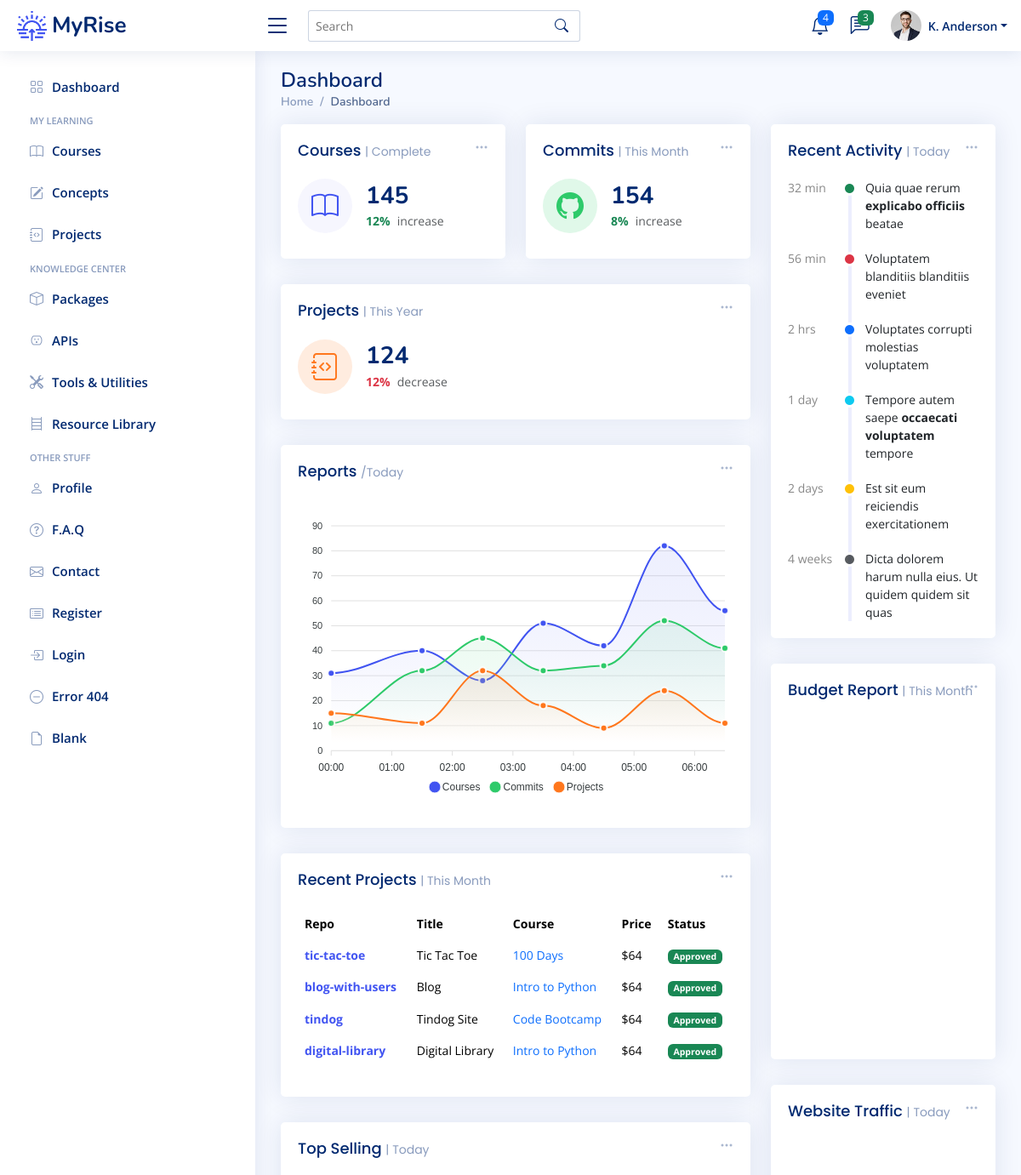
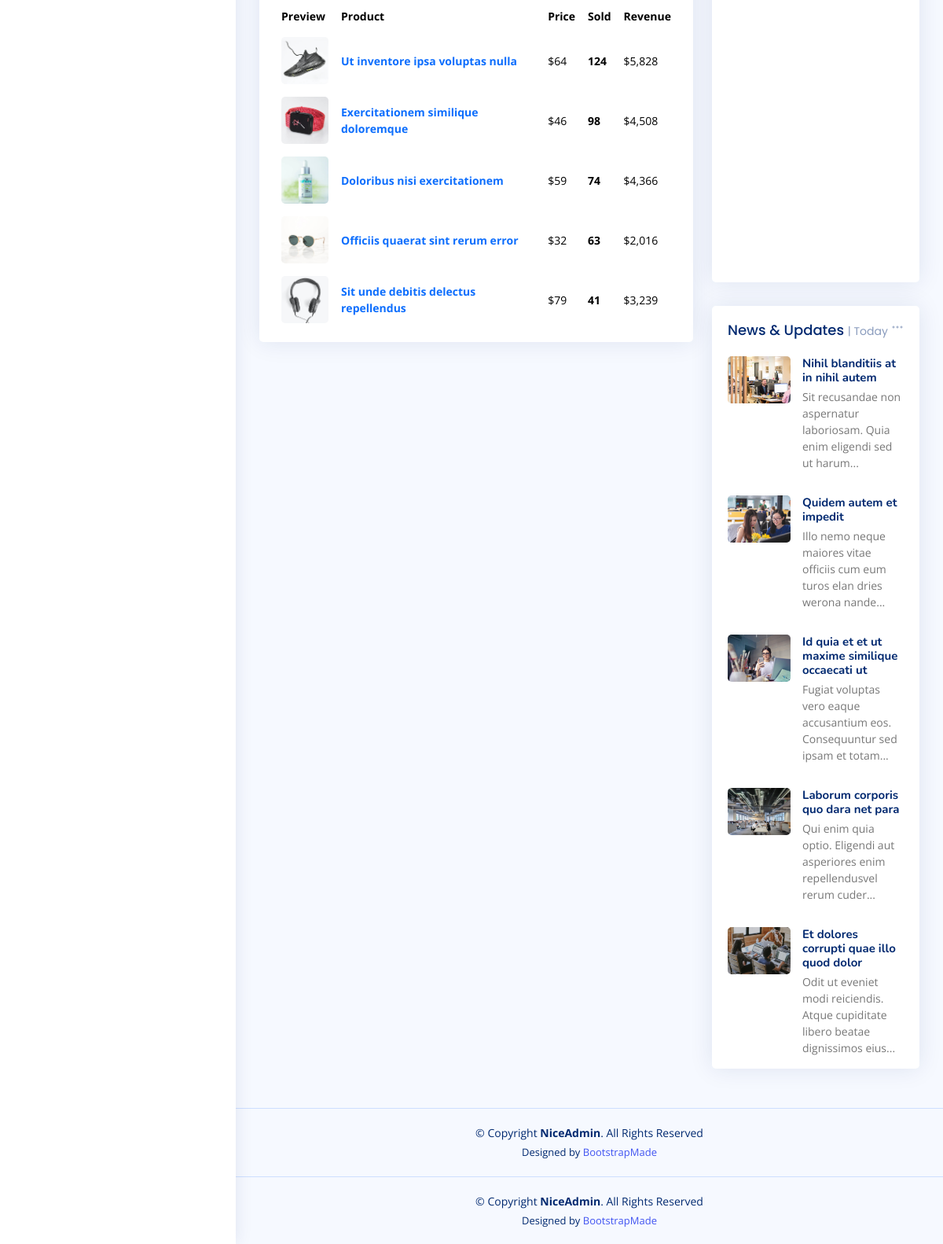
/index, run on the app's committed database (2 pictures, top to bottom).
### app/models.py (models this page shows)
class Project(db.Model):
    __tablename__ = "projects"
    id: Mapped[int] = mapped_column(Integer, primary_key=True)
    project_title: Mapped[str] = mapped_column(String(100), nullable=False)
    project_repo: Mapped[str] = mapped_column(String(100), nullable=False)
    concepts: Mapped[List["Concept"]] = relationship('Concept', secondary=project_concept, backref='projects')
    section: Mapped[str] = mapped_column(String(100))
    lecture: Mapped[str] = mapped_column(String(100))
    date_added: Mapped[datetime.date] = mapped_column(Date, nullable=False)
    course_id: Mapped[int] = mapped_column(Integer, ForeignKey(Course.id), index=True)
    course: Mapped["Course"] = relationship(back_populates="projects")

class Course(db.Model):
    __tablename__ = "courses"
    id: Mapped[int] = mapped_column(Integer, primary_key=True)
    title: Mapped[str] = mapped_column(String(100), unique=True)
    platform: Mapped[str] = mapped_column(String(100))
    instructor: Mapped[str] = mapped_column(String(100))
    start: Mapped[str] = mapped_column(String(25), nullable=True)
    content_hours: Mapped[float] = mapped_column(nullable=True)
    has_cert: Mapped[bool] = mapped_column(Boolean)
    date_added: Mapped[datetime.date] = mapped_column(Date, nullable=False)
    projects: Mapped[List["Project"]] = relationship(back_populates="course")

### app/routes.py (the view)
@app.route('/')
@app.route('/index')
def home():
    get_courses = db.session.execute(db.select(Course)).scalars().all()
    courses = [course for course in get_courses]
    get_projects = db.session.execute(db.select(Project)).scalars().all()
    projects = [project for project in get_projects]
    return render_template('index.html', all_courses=courses, all_projects=projects)

### app/templates/index.html (shortened to what this page needs)
{% extends 'base.html' %}
{% block content %}
  <main id="main" class="main">
    <div class="pagetitle">
      <h1>Dashboard</h1>
      <nav>
        <ol class="breadcrumb">
          <li class="breadcrumb-item"><a href="index.html">Home</a></li>
          <li class="breadcrumb-item active">Dashboard</li>
        </ol>
      </nav>
    </div>
    <section class="section dashboard">
      <div class="row">
        <div class="col-lg-8">
          <div class="row">
            <div class="col-xxl-4 col-md-6">
              <div class="card info-card sales-card">
                <div class="filter">
                  <a class="icon" href="#" data-bs-toggle="dropdown"><i class="bi bi-three-dots"></i></a>
                </div>
                <div class="card-body">
                  <h5 class="card-title">Courses <span>| Complete</span></h5>
                  <div class="d-flex align-items-center">
                    <div class="card-icon rounded-circle d-flex align-items-center justify-content-center">
                      <i class="bi bi-book"></i>
                    </div>
                    <div class="ps-3">
                      <h6>145</h6>
                      <span class="text-success small pt-1 fw-bold">12%</span> <span class="text-muted small pt-2 ps-1">increase</span>
                    </div>
                  </div>
                </div>
              </div>
            </div>
            <div class="col-xxl-4 col-md-6">
              <div class="card info-card revenue-card">
                <div class="filter">
                  <a class="icon" href="#" data-bs-toggle="dropdown"><i class="bi bi-three-dots"></i></a>
                </div>
                <div class="card-body">
                  <h5 class="card-title">Commits <span>| This Month</span></h5>
                  <div class="d-flex align-items-center">
                    <div class="card-icon rounded-circle d-flex align-items-center justify-content-center">
                      <i class="bi bi-github"></i>
                    </div>
                    <div class="ps-3">
                      <h6>154</h6>
                      <span class="text-success small pt-1 fw-bold">8%</span> <span class="text-muted small pt-2 ps-1">increase</span>
                    </div>
                  </div>
                </div>
              </div>
            </div>
            <div class="col-xxl-4 col-xl-12">
              <div class="card info-card customers-card">
                <div class="filter">
                  <a class="icon" href="#" data-bs-toggle="dropdown"><i class="bi bi-three-dots"></i></a>
                </div>
                <div class="card-body">
                  <h5 class="card-title">Projects <span>| This Year</span></h5>
                  <div class="d-flex align-items-center">
                    <div class="card-icon rounded-circle d-flex align-items-center justify-content-center">
                      <i class="bi bi-journal-code"></i>
                    </div>
                    <div class="ps-3">
                      <h6>124</h6>
                      <span class="text-danger small pt-1 fw-bold">12%</span> <span class="text-muted small pt-2 ps-1">decrease</span>
                    </div>
                  </div>
                </div>
              </div>
            </div>
            <div class="col-12">
              <div class="card">
                <div class="filter">
                  <a class="icon" href="#" data-bs-toggle="dropdown"><i class="bi bi-three-dots"></i></a>
                </div>
                <div class="card-body">
                  <h5 class="card-title">Reports <span>/Today</span></h5>
                  <div id="reportsChart"></div>
                </div>
              </div>
            </div>
            <div class="col-12">
              <div class="card recent-sales overflow-auto">
                <div class="filter">
                  <a class="icon" href="#" data-bs-toggle="dropdown"><i class="bi bi-three-dots"></i></a>
                </div>
                <div class="card-body">
                  <h5 class="card-title">Recent Projects <span>| This Month </span></h5>
                  <table class="table table-borderless datatable">
                    <thead>
                      <tr>
                        <th scope="col">Repo</th>
                        <th scope="col">Title</th>
                        <th scope="col">Course</th>
                        <th scope="col">Price</th>
                        <th scope="col">Status</th>
                      </tr>
                    </thead>
                    <tbody>
					{% for project in all_projects %}
                      <tr>
                        <th scope="row"><a href="#">{{ project.project_repo }}</a></th>
                        <td>{{ project.project_title }}</td>
                        <td><a href="#" class="text-primary">{{ project.course.title }}</a></td>
                        <td>$64</td>
                        <td><span class="badge bg-success">Approved</span></td>
                      </tr>
					{% endfor %}
                    </tbody>
                  </table>
                </div>
              </div>
            </div>
            <div class="col-12">
              <div class="card top-selling overflow-auto">
                <div class="filter">
                  <a class="icon" href="#" data-bs-toggle="dropdown"><i class="bi bi-three-dots"></i></a>
                </div>
                <div class="card-body pb-0">
                  <h5 class="card-title">Top Selling <span>| Today</span></h5>
                  <table class="table table-borderless">
                    <thead>
                      <tr>
                        <th scope="col">Preview</th>
                        <th scope="col">Product</th>
                        <th scope="col">Price</th>
                        <th scope="col">Sold</th>
                        <th scope="col">Revenue</th>
                      </tr>
                    </thead>
                    <tbody>
                      <tr>
                        <th scope="row"><a href="#"><img src="static/img/product-1.jpg" alt=""></a></th>
                        <td><a href="#" class="text-primary fw-bold">Ut inventore ipsa voluptas nulla</a></td>
                        <td>$64</td>
                        <td class="fw-bold">124</td>
                        <td>$5,828</td>
                      </tr>
                      <tr>
                        <th scope="row"><a href="#"><img src="static/img/product-2.jpg" alt=""></a></th>
                        <td><a href="#" class="text-primary fw-bold">Exercitationem similique doloremque</a></td>
                        <td>$46</td>
                        <td class="fw-bold">98</td>
                        <td>$4,508</td>
                      </tr>
                      <tr>
                        <th scope="row"><a href="#"><img src="static/img/product-3.jpg" alt=""></a></th>
                        <td><a href="#" class="text-primary fw-bold">Doloribus nisi exercitationem</a></td>
                        <td>$59</td>
                        <td class="fw-bold">74</td>
                        <td>$4,366</td>
                      </tr>
                      <tr>
                        <th scope="row"><a href="#"><img src="static/img/product-4.jpg" alt=""></a></th>
                        <td><a href="#" class="text-primary fw-bold">Officiis quaerat sint rerum error</a></td>
                        <td>$32</td>
                        <td class="fw-bold">63</td>
                        <td>$2,016</td>
                      </tr>
                      <tr>
                        <th scope="row"><a href="#"><img src="static/img/product-5.jpg" alt=""></a></th>
                        <td><a href="#" class="text-primary fw-bold">Sit unde debitis delectus repellendus</a></td>
                        <td>$79</td>
                        <td class="fw-bold">41</td>
                        <td>$3,239</td>
                      </tr>
                    </tbody>
                  </table>
                </div>
              </div>
            </div>
          </div>
        </div>
        <div class="col-lg-4">
          <div class="card">
            <div class="filter">
              <a class="icon" href="#" data-bs-toggle="dropdown"><i class="bi bi-three-dots"></i></a>
            </div>
            <div class="card-body">
              <h5 class="card-title">Recent Activity <span>| Today</span></h5>
              <div class="activity">
                <div class="activity-item d-flex">
                  <div class="activite-label">32 min</div>
                  <i class='bi bi-circle-fill activity-badge text-success align-self-start'></i>
                  <div class="activity-content">
                    Quia quae rerum <a href="#" class="fw-bold text-dark">explicabo officiis</a> beatae
                  </div>
                </div>
                <div class="activity-item d-flex">
                  <div class="activite-label">56 min</div>
                  <i class='bi bi-circle-fill activity-badge text-danger align-self-start'></i>
                  <div class="activity-content">
                    Voluptatem blanditiis blanditiis eveniet
                  </div>
                </div>
                <div class="activity-item d-flex">
                  <div class="activite-label">2 hrs</div>
                  <i class='bi bi-circle-fill activity-badge text-primary align-self-start'></i>
                  <div class="activity-content">
                    Voluptates corrupti molestias voluptatem
                  </div>
                </div>
                <div class="activity-item d-flex">
                  <div class="activite-label">1 day</div>
                  <i class='bi bi-circle-fill activity-badge text-info align-self-start'></i>
                  <div class="activity-content">
                    Tempore autem saepe <a href="#" class="fw-bold text-dark">occaecati voluptatem</a> tempore
                  </div>
                </div>
                <div class="activity-item d-flex">
                  <div class="activite-label">2 days</div>
                  <i class='bi bi-circle-fill activity-badge text-warning align-self-start'></i>
                  <div class="activity-content">
                    Est sit eum reiciendis exercitationem
                  </div>
                </div>
                <div class="activity-item d-flex">
                  <div class="activite-label">4 weeks</div>
                  <i class='bi bi-circle-fill activity-badge text-muted align-self-start'></i>
                  <div class="activity-content">
                    Dicta dolorem harum nulla eius. Ut quidem quidem sit quas
                  </div>
                </div>
              </div>
            </div>
          </div>
          <div class="card">
            <div class="filter">
              <a class="icon" href="#" data-bs-toggle="dropdown"><i class="bi bi-three-dots"></i></a>
            </div>
            <div class="card-body pb-0">
              <h5 class="card-title">Budget Report <span>| This Month</span></h5>
              <div id="budgetChart" style="min-height: 400px;" class="echart"></div>
            </div>
          </div>
          <div class="card">
            <div class="filter">
              <a class="icon" href="#" data-bs-toggle="dropdown"><i class="bi bi-three-dots"></i></a>
            </div>
            <div class="card-body pb-0">
              <h5 class="card-title">Website Traffic <span>| Today</span></h5>
              <div id="trafficChart" style="min-height: 400px;" class="echart"></div>
            </div>
          </div>
          <div class="card">
            <div class="filter">
              <a class="icon" href="#" data-bs-toggle="dropdown"><i class="bi bi-three-dots"></i></a>
            </div>
            <div class="card-body pb-0">
              <h5 class="card-title">News &amp; Updates <span>| Today</span></h5>
              <div class="news">
                <div class="post-item clearfix">
                  <img src="static/img/news-1.jpg" alt="">
                  <h4><a href="#">Nihil blanditiis at in nihil autem</a></h4>
                  <p>Sit recusandae non aspernatur laboriosam. Quia enim eligendi sed ut harum...</p>
                </div>
                <div class="post-item clearfix">
                  <img src="static/img/news-2.jpg" alt="">
                  <h4><a href="#">Quidem autem et impedit</a></h4>
                  <p>Illo nemo neque maiores vitae officiis cum eum turos elan dries werona nande...</p>
                </div>
                <div class="post-item clearfix">
                  <img src="static/img/news-3.jpg" alt="">
                  <h4><a href="#">Id quia et et ut maxime similique occaecati ut</a></h4>
                  <p>Fugiat voluptas vero eaque accusantium eos. Consequuntur sed ipsam et totam...</p>
                </div>
                <div class="post-item clearfix">
                  <img src="static/img/news-4.jpg" alt="">
                  <h4><a href="#">Laborum corporis quo dara net para</a></h4>
                  <p>Qui enim quia optio. Eligendi aut asperiores enim repellendusvel rerum cuder...</p>
                </div>
                <div class="post-item clearfix">
                  <img src="static/img/news-5.jpg" alt="">
                  <h4><a href="#">Et dolores corrupti quae illo quod dolor</a></h4>
                  <p>Odit ut eveniet modi reiciendis. Atque cupiditate libero beatae dignissimos eius...</p>
                </div>
              </div>
            </div>
          </div>
        </div>
      </div>
    </section>
  </main>
  <footer id="footer" class="footer">
    <div class="copyright">
      &copy; Copyright <strong><span>NiceAdmin</span></strong>. All Rights Reserved
    </div>
    <div class="credits">
      Designed by <a href="https://bootstrapmade.com/">BootstrapMade</a>
    </div>
  </footer>
{% endblock %}

### data on the page
Project: project_repo "tic-tac-toe", project_title "Tic Tac Toe", course "100 Days"
Project: project_repo "blog-with-users", project_title "Blog", course "Intro to Python"
Project: project_repo "tindog", project_title "Tindog Site", course "Code Bootcamp"
Project: project_repo "digital-library", project_title "Digital Library", course "Intro to Python"
